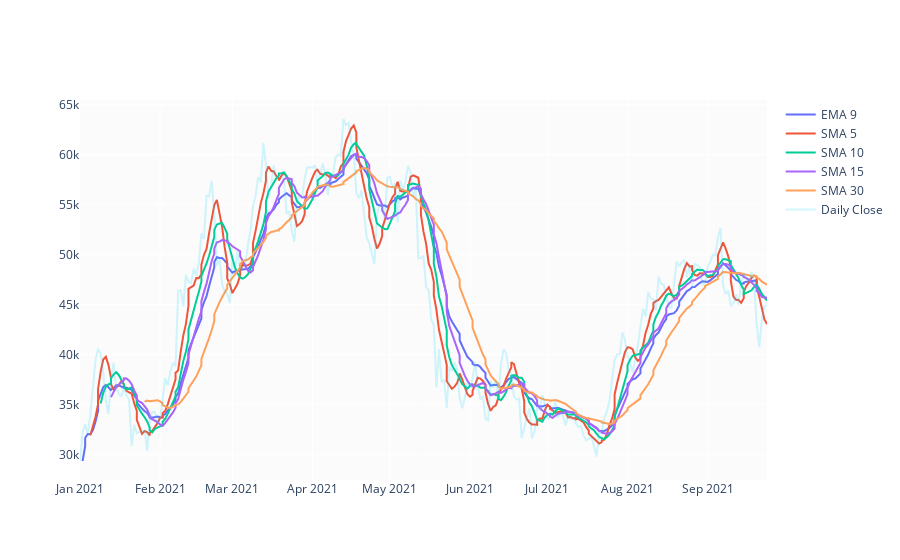

Notebook code for this chart:
### Code cell
#plot moving averages and exponential moving averages
fig = go.Figure()
fig.add_trace(go.Scatter(x=df.date, y=df.EMA_9, name='EMA 9'))
fig.add_trace(go.Scatter(x=df.date, y=df.SMA_5, name='SMA 5'))
fig.add_trace(go.Scatter(x=df.date, y=df.SMA_10, name='SMA 10'))
fig.add_trace(go.Scatter(x=df.date, y=df.SMA_15, name='SMA 15'))
fig.add_trace(go.Scatter(x=df.date, y=df.SMA_30, name='SMA 30'))
fig.add_trace(go.Scatter(x=df.date, y=df.BTCUSDT_close, name='Daily Close', opacity=0.2))
fig.show()

### Figure 1 — Plotly figure (JSON) as saved in the notebook; plotly's stock layout.template omitted (floating-point values rounded to 4 significant figures; data arrays with more than 128 entries replaced by an {"elided": "..."} marker saying what was removed)
{"data": [{"name": "EMA 9", "type": "scatter", "x": {"elided": "320 str values"}, "y": {"elided": "320 float values"}}, {"name": "SMA 5", "type": "scatter", "x": {"elided": "320 str values"}, "y": {"elided": "320 float values"}}, {"name": "SMA 10", "type": "scatter", "x": {"elided": "320 str values"}, "y": {"elided": "320 float values"}}, {"name": "SMA 15", "type": "scatter", "x": {"elided": "320 str values"}, "y": {"elided": "320 float values"}}, {"name": "SMA 30", "type": "scatter", "x": {"elided": "320 str values"}, "y": {"elided": "320 float values"}}, {"name": "Daily Close", "opacity": 0.2, "type": "scatter", "x": {"elided": "320 str values"}, "y": {"elided": "320 float values"}}], "layout": {"autosize": true, "xaxis": {"autorange": true, "range": ["2021-01-01", "2021-09-24"], "type": "date"}, "yaxis": {"autorange": true, "range": [27430.0, 65480.0], "type": "linear"}}}
